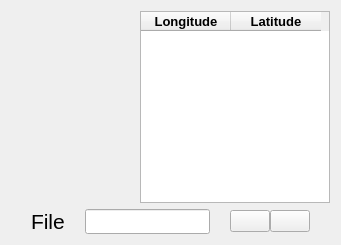
            <widget class="QWidget" name="gpsPage">
             <layout class="QGridLayout" name="gridLayout_3">
              <item row="0" column="0">
               <widget class="QWidget" name="mapsWidget" native="true">
                <layout class="QHBoxLayout" name="horizontalLayout_22"/>
               </widget>
              </item>
              <item row="0" column="1">
               <widget class="QWidget" name="mapsTable" native="true">
                <property name="sizePolicy">
                 <sizepolicy hsizetype="Minimum" vsizetype="Expanding">
                  <horstretch>0</horstretch>
                  <verstretch>0</verstretch>
                 </sizepolicy>
                </property>
                <property name="minimumSize">
                 <size>
                  <width>0</width>
                  <height>0</height>
                 </size>
                </property>
                <property name="maximumSize">
                 <size>
                  <width>190</width>
                  <height>16777215</height>
                 </size>
                </property>
                <layout class="QVBoxLayout" name="verticalLayout_11">
                 <property name="spacing">
                  <number>0</number>
                 </property>
                 <property name="leftMargin">
                  <number>0</number>
                 </property>
                 <property name="topMargin">
                  <number>0</number>
                 </property>
                 <property name="rightMargin">
                  <number>0</number>
                 </property>
                 <property name="bottomMargin">
                  <number>0</number>
                 </property>
                 <item>
                  <widget class="QTableWidget" name="gpsTable">
                   <property name="sizePolicy">
                    <sizepolicy hsizetype="Preferred" vsizetype="Preferred">
                     <horstretch>0</horstretch>
                     <verstretch>0</verstretch>
                    </sizepolicy>
                   </property>
                   <attribute name="horizontalHeaderDefaultSectionSize">
                    <number>90</number>
                   </attribute>
                   <column>
                    <property name="text">
                     <string>Longitude</string>
                    </property>
                    <property name="font">
                     <font>
                      <pointsize>10</pointsize>
                      <weight>75</weight>
                      <bold>true</bold>
                     </font>
                    </property>
                   </column>
                   <column>
                    <property name="text">
                     <string>Latitude</string>
                    </property>
                    <property name="font">
                     <font>
                      <pointsize>10</pointsize>
                      <weight>75</weight>
                      <bold>true</bold>
                     </font>
                    </property>
                   </column>
                  </widget>
                 </item>
                </layout>
               </widget>
              </item>
              <item row="1" column="0" colspan="2">
               <widget class="QWidget" name="widget_10" native="true">
                <property name="sizePolicy">
                 <sizepolicy hsizetype="Preferred" vsizetype="Maximum">
                  <horstretch>0</horstretch>
                  <verstretch>0</verstretch>
                 </sizepolicy>
                </property>
                <property name="minimumSize">
                 <size>
                  <width>0</width>
                  <height>0</height>
                 </size>
                </property>
                <property name="maximumSize">
                 <size>
                  <width>16777215</width>
                  <height>50</height>
                 </size>
                </property>
                <layout class="QHBoxLayout" name="horizontalLayout_27">
                 <property name="spacing">
                  <number>0</number>
                 </property>
                 <property name="leftMargin">
                  <number>20</number>
                 </property>
                 <property name="topMargin">
                  <number>0</number>
                 </property>
                 <property name="rightMargin">
                  <number>20</number>
                 </property>
                 <property name="bottomMargin">
                  <number>0</number>
                 </property>
                 <item>
                  <widget class="QLabel" name="label_24">
                   <property name="font">
                    <font>
                     <pointsize>16</pointsize>
                    </font>
                   </property>
                   <property name="text">
                    <string>File</string>
                   </property>
                  </widget>
                 </item>
                 <item>
                  <spacer name="horizontalSpacer_47">
                   <property name="orientation">
                    <enum>Qt::Horizontal</enum>
                   </property>
                   <property name="sizeType">
                    <enum>QSizePolicy::Fixed</enum>
                   </property>
                   <property name="sizeHint" stdset="0">
                    <size>
                     <width>20</width>
                     <height>20</height>
                    </size>
                   </property>
                  </spacer>
                 </item>
                 <item>
                  <widget class="QLineEdit" name="gpsfilebrowse">
                   <property name="sizePolicy">
                    <sizepolicy hsizetype="Expanding" vsizetype="Expanding">
                     <horstretch>0</horstretch>
                     <verstretch>0</verstretch>
                    </sizepolicy>
                   </property>
                   <property name="font">
                    <font>
                     <pointsize>10</pointsize>
                     <italic>true</italic>
                    </font>
                   </property>
                  </widget>
                 </item>
                 <item>
                  <spacer name="horizontalSpacer_48">
                   <property name="orientation">
                    <enum>Qt::Horizontal</enum>
                   </property>
                   <property name="sizeType">
                    <enum>QSizePolicy::Fixed</enum>
                   </property>
                   <property name="sizeHint" stdset="0">
                    <size>
                     <width>20</width>
                     <height>20</height>
                    </size>
                   </property>
                  </spacer>
                 </item>
                 <item>
                  <widget class="QPushButton" name="gpsupBtn">
                   <property name="text">
                    <string/>
                   </property>
                   <property name="icon">
                    <iconset resource="resources.qrc">
                     <normaloff>:/icons/icons/arrow-right-circle.svg</normaloff>:/icons/icons/arrow-right-circle.svg</iconset>
                   </property>
                   <property name="iconSize">
                    <size>
                     <width>25</width>
                     <height>25</height>
                    </size>
                   </property>
                  </widget>
                 </item>
                 <item>
                  <widget class="QPushButton" name="gpsfilebtn">
                   <property name="text">
                    <string/>
                   </property>
                   <property name="icon">
                    <iconset resource="resources.qrc">
                     <normaloff>:/icons/icons/more-horizontal.svg</normaloff>:/icons/icons/more-horizontal.svg</iconset>
                   </property>
                   <property name="iconSize">
                    <size>
                     <width>25</width>
                     <height>25</height>
                    </size>
                   </property>
                  </widget>
                 </item>
                </layout>
               </widget>
              </item>
             </layout>
            </widget>
